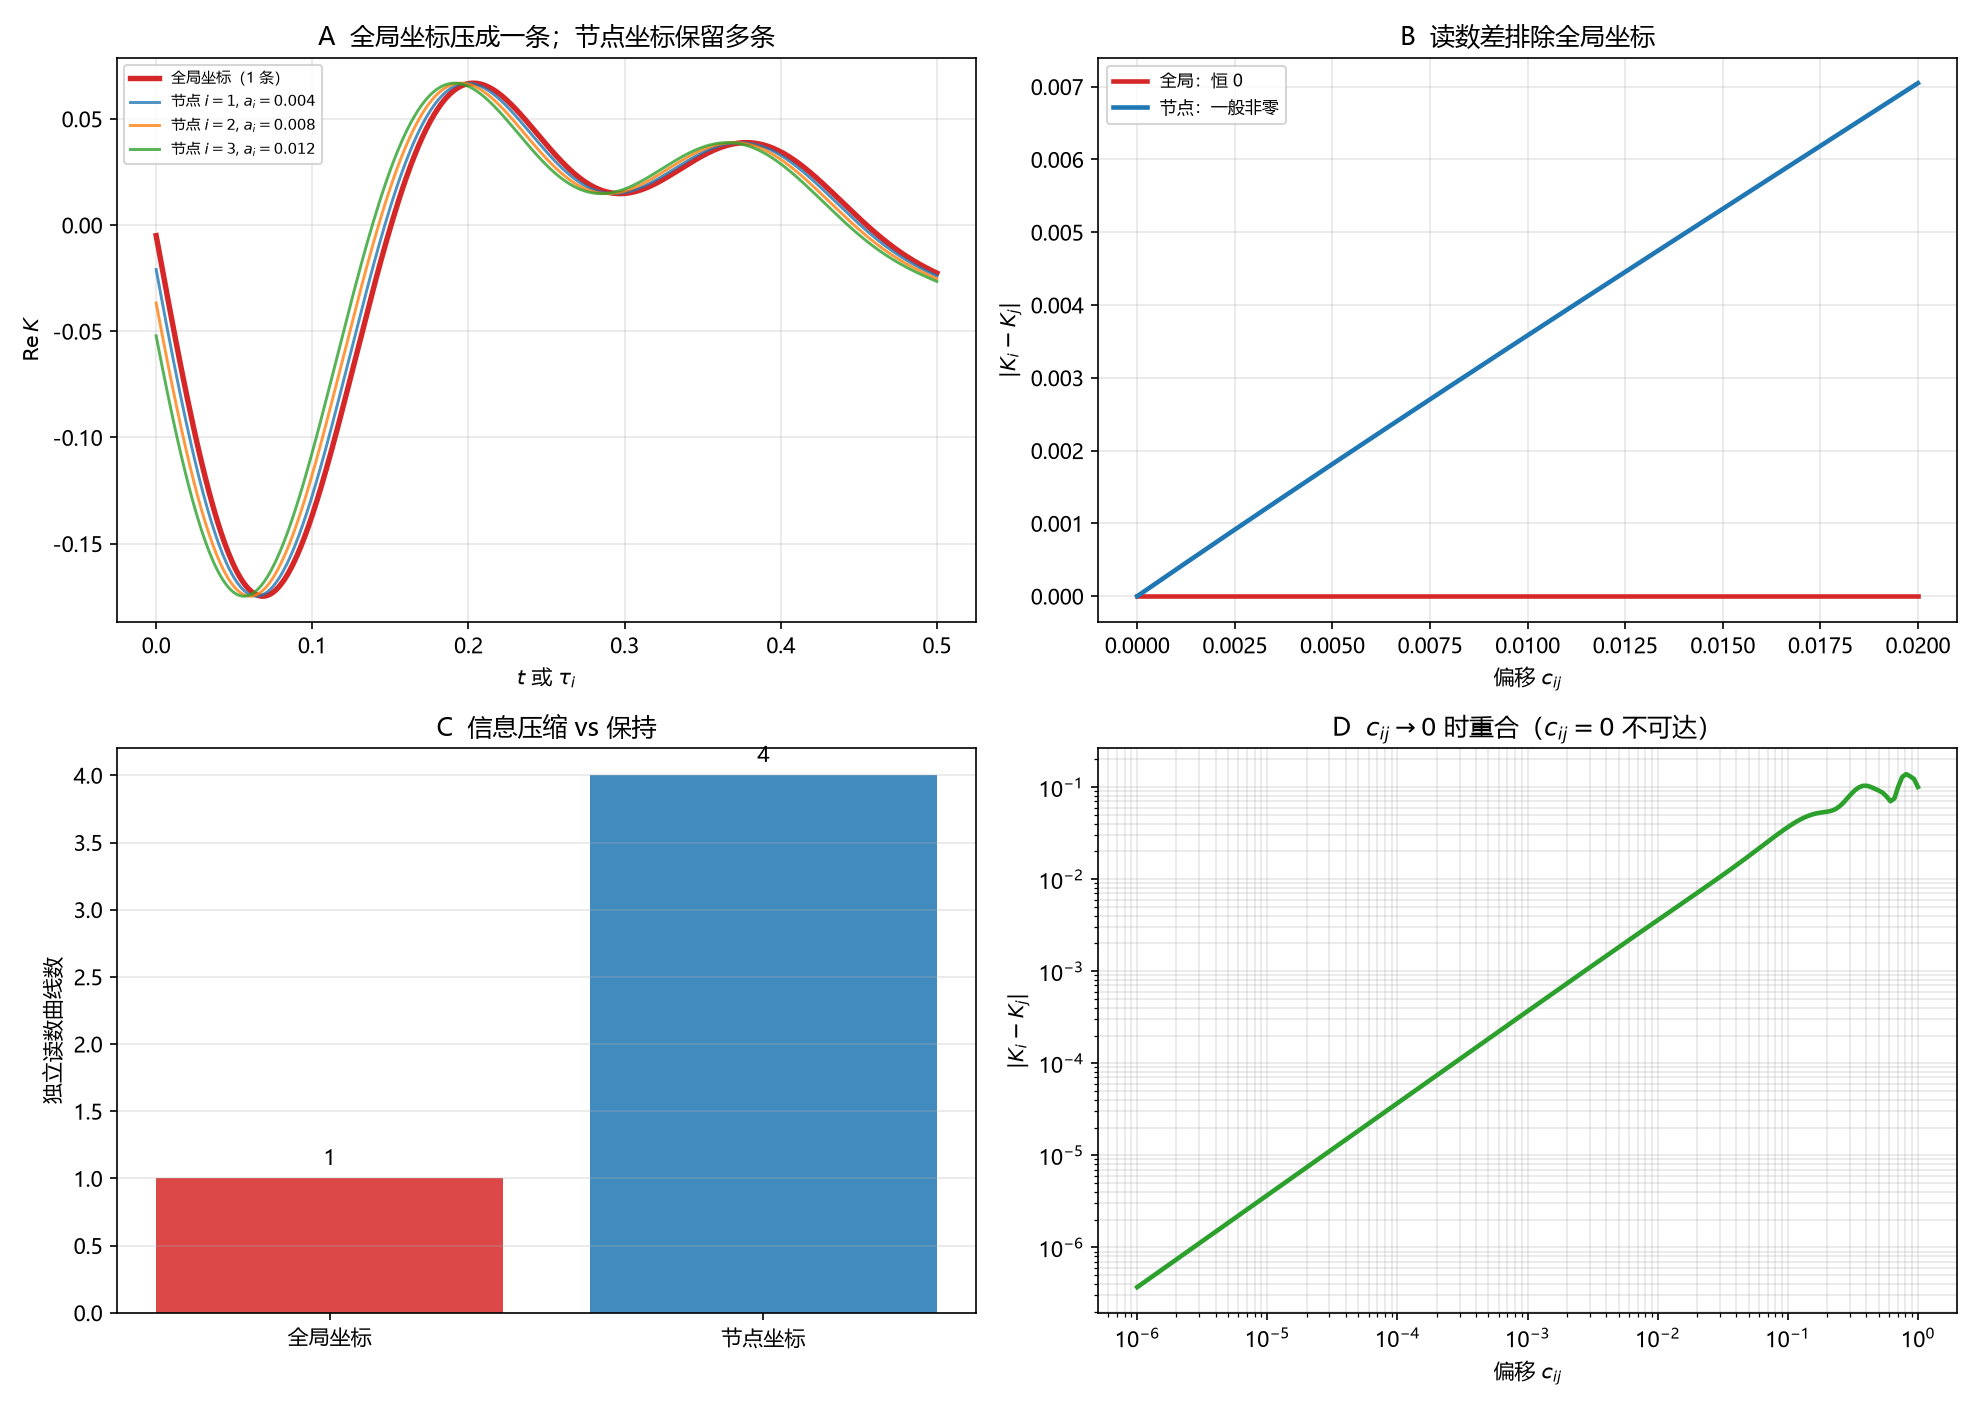

Recreate this plot in Python.
# -*- coding: utf-8 -*-
"""
环 14／临-15 节点时钟坐标的排除性论证数值核对。

1. 全局坐标 K(t) 单曲线 vs 节点坐标 {K_i(tau_i)} 多曲线；
2. 读数差 Delta K 随 c_ij：全局恒 0、节点坐标一般非零；
3. 信息保持度：节点坐标保留 N 条、全局压缩为 1 条；
4. 例外：c_ij -> 0 时两类坐标重合（临-16 不可达）。

由 (15.1)-(15.3) 直接计算，无拟合。
"""

import csv
import os

import numpy as np
import matplotlib
matplotlib.use("Agg")
import matplotlib.pyplot as plt

plt.rcParams["font.sans-serif"] = ["Microsoft YaHei", "SimHei", "DejaVu Sans"]
plt.rcParams["axes.unicode_minus"] = False

HERE = os.path.dirname(os.path.abspath(__file__))
OUT_PNG = os.path.join(HERE, "环14_临15_节点时钟坐标.png")
OUT_CSV = os.path.join(HERE, "环14_临15_节点时钟坐标.csv")

GAMMAS = np.array([14.1347, 21.0220, 25.0109, 30.4249])
RHOS = 0.5 + 1j * GAMMAS
OFFSETS = np.array([0.0, 0.004, 0.008, 0.012])  # 起点未齐 a_i


def K(tau, offset=0.0):
    return -np.sum(np.exp(1j * GAMMAS * (tau + offset)) / RHOS)


def main():
    rows = []
    taus = np.linspace(0, 0.5, 400)

    # A 两类坐标的读数曲线
    print("A 全局坐标 vs 节点坐标")
    global_curve = np.array([K(t) for t in taus])
    node_curves = np.array([[K(t, a) for a in OFFSETS] for t in taus])
    print(f"  全局坐标: 1 条曲线; 节点坐标: {len(OFFSETS)} 条曲线")
    print(f"  t=0.25 时节点读数实部: {np.real(node_curves[200]).round(4).tolist()}")
    for t in taus[::100]:
        rows.append(("curves", t, global_curve[int(t / 0.5 * 399)].real,
                     node_curves[int(t / 0.5 * 399), 3].real, np.nan))

    # B 读数差随 c_ij
    print("\nB 读数差 Delta K 随偏移 c")
    cs = np.linspace(0, 0.02, 200)
    d_global = np.zeros_like(cs)
    d_node = np.array([abs(K(0.3, c) - K(0.3, 0)) for c in cs])
    print(f"  c=0.02: 全局差={d_global[-1]:.6f}, 节点差={d_node[-1]:.6f}")
    for c, dn in zip(cs[::40], d_node[::40]):
        rows.append(("reading_diff", c, dn, 0.0, np.nan))

    # C 信息保持度
    print("\nC 信息保持度")
    N = len(OFFSETS)
    print(f"  节点坐标保留 {N} 条独立读数; 全局坐标压缩为 1 条")
    rows.append(("info", N, N, 1, np.nan))

    # D 例外 c -> 0
    print("\nD 例外 c->0 两坐标重合")
    small = np.logspace(-6, 0, 200)
    d_small = np.array([abs(K(0.3, c) - K(0.3, 0)) for c in small])
    print(f"  c=1e-6: 节点差={d_small[0]:.3e}（->0，但 c=0 不可达）")
    for c, d in zip(small[::40], d_small[::40]):
        rows.append(("exception", c, d, 0.0, np.nan))

    with open(OUT_CSV, "w", newline="", encoding="utf-8-sig") as fh:
        wr = csv.writer(fh)
        wr.writerow(["kind", "x", "y", "y_ref", "extra"])
        wr.writerows(rows)

    fig, ax = plt.subplots(2, 2, figsize=(13.2, 9.4))

    ax[0, 0].plot(taus, global_curve.real, lw=2.6, color="tab:red",
                  label="全局坐标（1 条）")
    for i, a in enumerate(OFFSETS[1:], start=1):
        ax[0, 0].plot(taus, node_curves[:, i].real, lw=1.4, alpha=0.8,
                      label=rf"节点 $i={i}$, $a_i={a}$")
    ax[0, 0].set_xlabel(r"$t$ 或 $\tau_i$")
    ax[0, 0].set_ylabel(r"$\mathrm{Re}\,K$")
    ax[0, 0].set_title("A  全局坐标压成一条；节点坐标保留多条")
    ax[0, 0].legend(fontsize=7)
    ax[0, 0].grid(alpha=0.3)

    ax[0, 1].plot(cs, d_global, lw=2.2, color="tab:red", label="全局：恒 0")
    ax[0, 1].plot(cs, d_node, lw=2.2, color="tab:blue", label="节点：一般非零")
    ax[0, 1].set_xlabel(r"偏移 $c_{ij}$")
    ax[0, 1].set_ylabel(r"$|K_i-K_j|$")
    ax[0, 1].set_title("B  读数差排除全局坐标")
    ax[0, 1].legend(fontsize=8)
    ax[0, 1].grid(alpha=0.3)

    ax[1, 0].bar(["全局坐标", "节点坐标"], [1, N],
                 color=["tab:red", "tab:blue"], alpha=0.85)
    for i, v in enumerate([1, N]):
        ax[1, 0].text(i, v + 0.1, str(v), ha="center", fontsize=10)
    ax[1, 0].set_ylabel("独立读数曲线数")
    ax[1, 0].set_title("C  信息压缩 vs 保持")
    ax[1, 0].grid(alpha=0.3, axis="y")

    ax[1, 1].loglog(small, d_small, lw=2.2, color="tab:green")
    ax[1, 1].set_xlabel(r"偏移 $c_{ij}$")
    ax[1, 1].set_ylabel(r"$|K_i-K_j|$")
    ax[1, 1].set_title(r"D  $c_{ij}\to0$ 时重合（$c_{ij}=0$ 不可达）")
    ax[1, 1].grid(alpha=0.3, which="both")

    fig.tight_layout()
    fig.savefig(OUT_PNG, dpi=150)
    plt.close(fig)
    print("\nsaved:", OUT_PNG)
    print("saved:", OUT_CSV)


if __name__ == "__main__":
    main()
